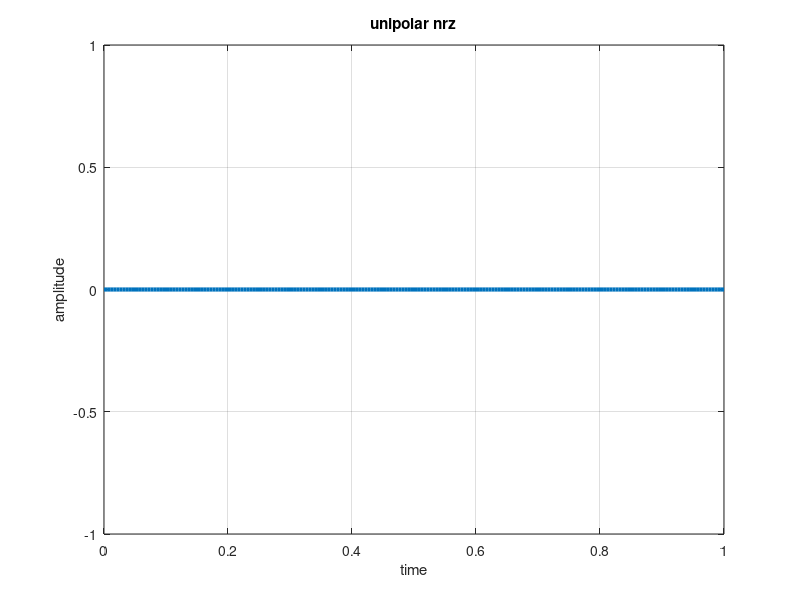
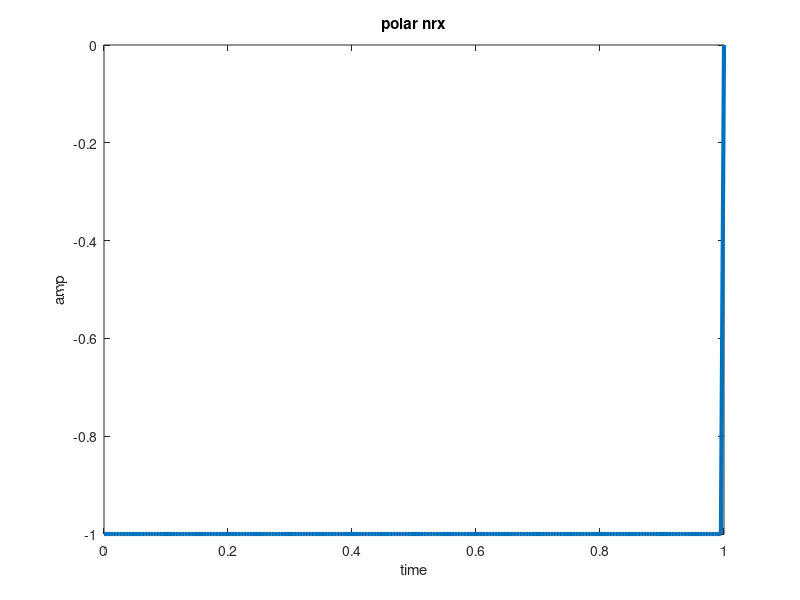
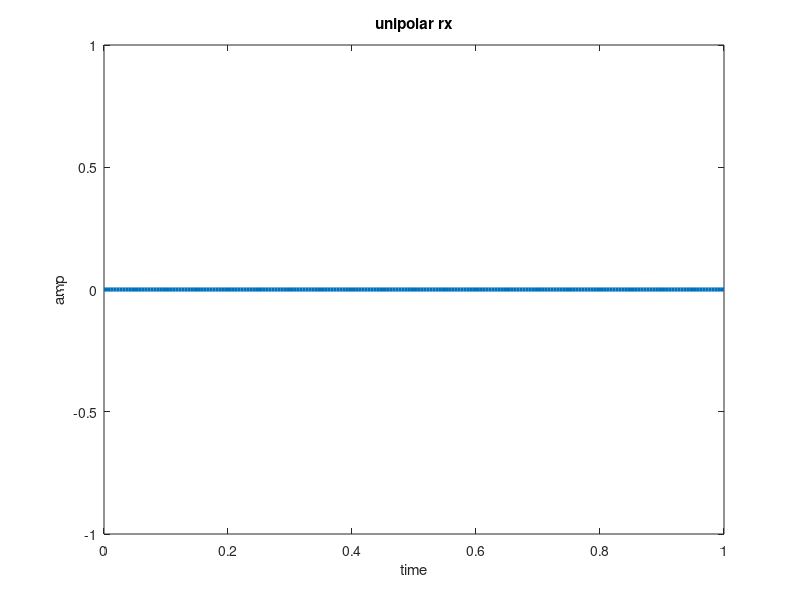
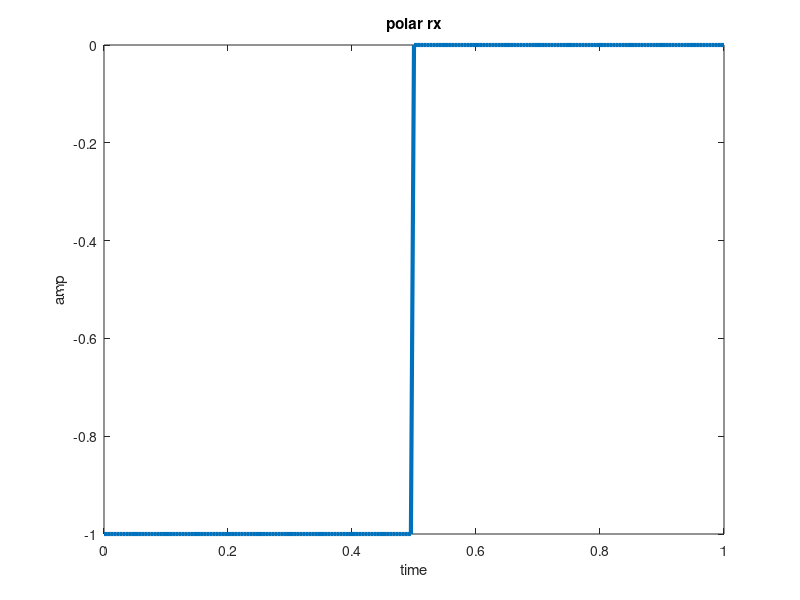

Write MATLAB code to recreate these figures, in order. (Note: this script raises an error after producing the figures.)

bits = input('enter the sequence :');
bitrate = 1;
T = length(bits)/bitrate;
n = 200;
N = n*length(bits);
dt = T/N;
t = 0:dt:T;
x = zeros(1,length(t));
for i = 0:length(bits)-1
    if bits(i+1) == 1
        x(i*n+1:(i+1)*n) = 1;
    else
        x(i*n+1:(i+1)*n) = 0;
    end
end
figure(1)
plot(t,x,'linewidth',3);
grid on;
title('unipolar nrz');
xlabel('time')
ylabel('amplitude')
T = length(bits)/bitrate;
n = 200;
N = n*length(bits);
dt = T/N;
t = 0:dt:T;
x = zeros(1,length(t));
for i = 0:length(bits)-1
    if bits(i+1) == 1
        x(i*n+1:(i+1)*n) = 1;
    else
        x(i*n+1:(i+1)*n) = -1;
    end
end
figure(2);
plot(t,x,'linewidth',3);
title('polar nrx');
xlabel('time');
ylabel('amp');

T = length(bits)/bitrate;
n = 200;
N = n*length(bits);
dt = T/N;
t = 0:dt:T;
x = zeros(1,length(t));
for i = 0:length(bits)-1
    if bits(i+1) == 1
        x(i*n+1:(i+0.5)*n) = 1;
        x((i+0.5)*n+1:(i+1)*n) = 0;
    else
        x(i*n+1:(i+1)*n) = 0;
    end
end
figure(3);
plot(t,x,'linewidth',3);
title('unipolar rx');
xlabel('time');
ylabel('amp');
T = length(bits)/bitrate;
n = 200;
N = n*length(bits);
dt = T/N;
t = 0:dt:T;
x = zeros(1,length(t));
for i = 0:length(bits)-1
    if bits(i+1) == 1
        x(i*n+1:(i+0.5)*n) = 1;
        x((i+0.5)*n+1:(i+1)*n) = 0;
    else
        x(i*n+1:(i+0.5)*n) = -1;
        x((i+0.5)*n+1:(i+1)*n) = 0;
    end
end
figure(4);
plot(t,x,'linewidth',3);
title('polar rx');
xlabel('time');
ylabel('amp');
T = length(bits)/bitrate;
n = 200;
N = n*length(bits);
dt = T/N;
t = 0:dt:T;
x = zeros(1,length(t));
p = 1;
for i = 0:length(bits)-1
    if bits(i+1) == 1
        x(i*n+1:(i+1)*n) = p;
        p = -1*p;
    else
         x(i*n+1:(i+1)*n) = 0;
    end
end
figure(5);
plot(t,x,'linewidth',3);
title('bipolar nrx');
xlabel('time');
ylabel('amp');
T = length(bits)/bitrate;
n = 200;
N = n*length(bits);
dt = T/N;
t = 0:dt:T;
x = zeros(1,length(t));
p = 1;
for i = 0:length(bits)-1
    if bits(i+1) == 1
        x(i*n+1:(i+0.5)*n) = p;
        x((i+0.5)*n+1:(i+1)*n) = 0;
        p = -1*p;
    else
        x(i*n+1:(i+1)*n) = 0;
    end
end
figure(6);
plot(t,x,'linewidth',3);
title('bipolar rx');
xlabel('time');
ylabel('amp');
T = length(bits)/bitrate;
n = 200;
N = n*length(bits);
dt = T/N;
t = 0:dt:T;
x = zeros(1,length(t));
for i = 0:length(bits)-1
    if bits(i+1) == 1
        x(i*n+1:(i+0.5)*n) = 1;
        x((i+0.5)*n+1:(i+1)*n) = -1;
    else
        x(i*n+1:(i+0.5)*n) = -1;
        x((i+0.5)*n+1:(i+1)*n) = 1;
    end
end
figure(7);
plot(t,x,'linewidth',3);
title('man');
xlabel('time');
ylabel('amp');
Rb=1;
Tb=1/Rb;
f=0:0.05*Rb:2*Rb;
x=f*Tb;
P=Tb*(sinc(x).*sinc(x)); %Polar
P1=0.5*Tb*(sinc(x).*sinc(x))+ 0.5 *dirac(f); %Unipolar
P2=Tb*(sinc(x/2)).^2.*(sin(pi*x/2)).^2; %Manchester
P3=Tb*(sinc(x/2)).^2.*(sin(pi*x)).^2; %Bipolar
hold on
figure(9)
plot(f,P,'r')
hold on
plot(f,P1,'g')
plot(f,P2,'b')
plot(f,P3,'m')
grid on
box on
xlabel('f ---->')
ylabel('Power Spectral Density ---->')
title('PSD for Various Binary Line Codes')